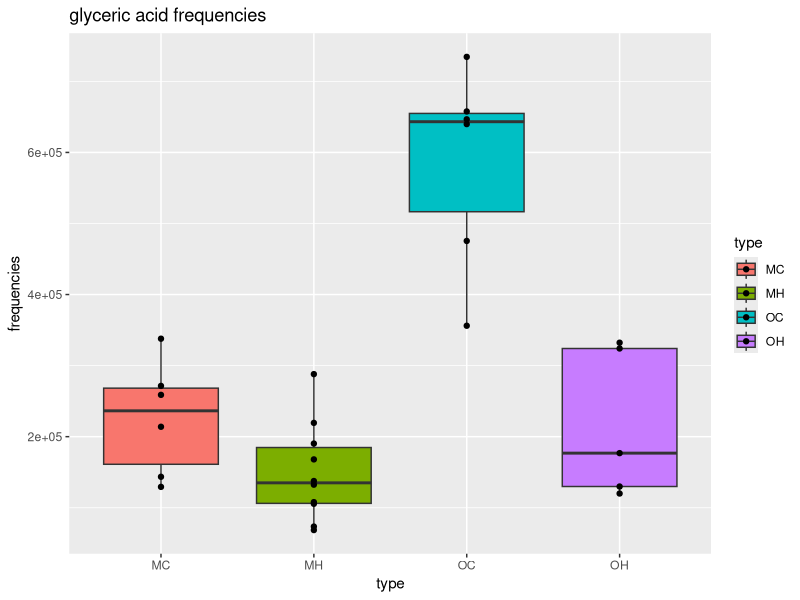

Write the R code that produced this figure.
## ---- chunk 1
knitr::opts_chunk$set(echo = TRUE)
## ---- chunk 2
library(tidyverse)
library(ggplot2)
library(data.table)
data <- as.data.frame(read.csv("EMSL_PNNL.csv"), header=TRUE)
data_ga <- data[36,]
data_ga_wrangled <- data_ga %>% gather("M_C_4_AB",	"M_C_7_AB",	"M_C_12_AB",	"M_C_14_AB",	"M_C_19_AB",	"M_C_30_AB",	"M_H_2_AB",	"M_H_2B",	"M_H_4_AB",	"M_H_11_AB",	"M_H_17_AB",	"M_H_26_AB",	"M_H_28_AB",	"M_H_30_AB",	"M_H_32_AB",	"M_H_34_AB",	"O_C_4_AB",	"O_C_12_AB",	"O_C_14_AB",	"O_C_19_AB",	"O_C_27_AB",	"O_C_34_AB",	"O_H_2_AB",	"O_H_4_AB",	"O_H_11_AB",	"O_H_17_AB",	"O_H_32_AB", key="type", value="frequencies")
data_ga_wrangled$type <- c("MC", "MC", "MC", "MC", "MC", "MC", "MH", "MH", "MH", "MH", "MH", "MH", "MH", "MH", "MH", "MH", "OC", "OC", "OC", "OC", "OC", "OC", "OH", "OH", "OH", "OH", "OH")
## ---- chunk 3
ga <- ggplot(data_ga_wrangled, aes(type, frequencies, fill=type)) + geom_boxplot() + geom_point() + labs(title="glyceric acid frequencies")
ga
